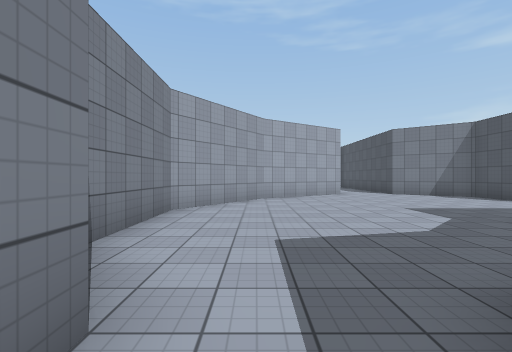
View 1 (above)

24 first-person views from a walk through a 3-D level made in the Unity game engine. The camera is 1.4 m above the floor, looks level and sees 85° across. The floor is counted in squares, 2 m on a side. Each view is taken from the middle of a square. On the plan, view 1 faces up. The plan holds only what a view shows up to about 9 squares ahead; the rest is blank. The place goes on beyond the plan. Surface patterns are stand-ins for the level's own textures.

View 2
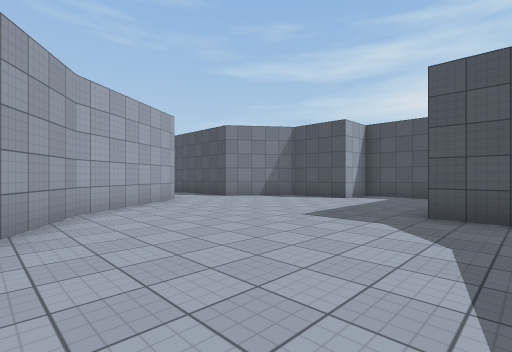

View 3
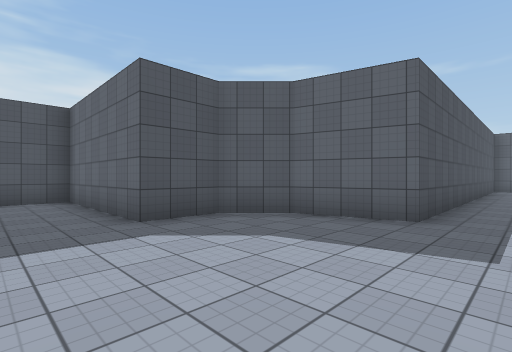

View 4
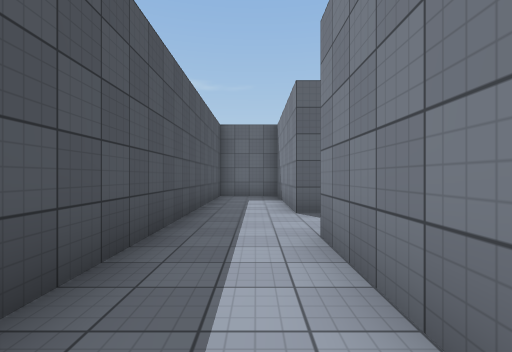

View 5
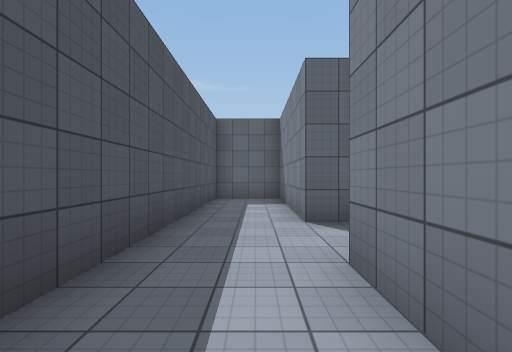

View 6
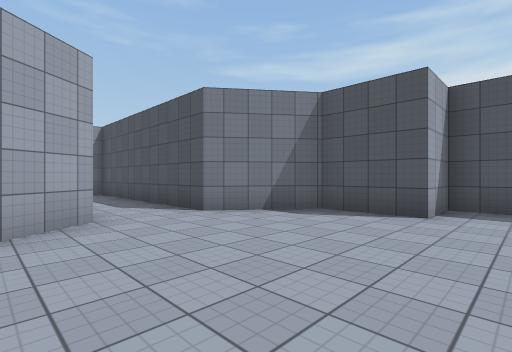

View 7
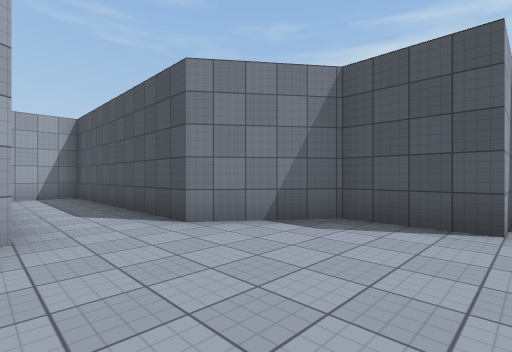

View 8
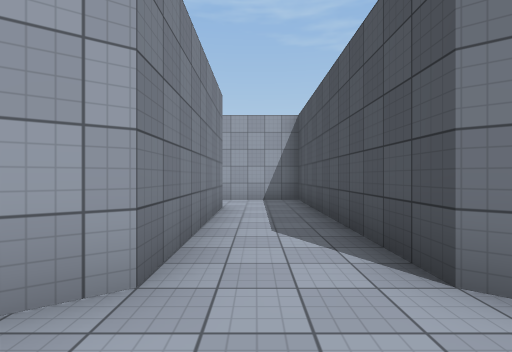

View 9
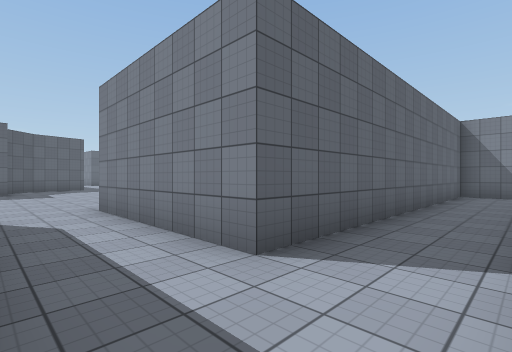

View 10
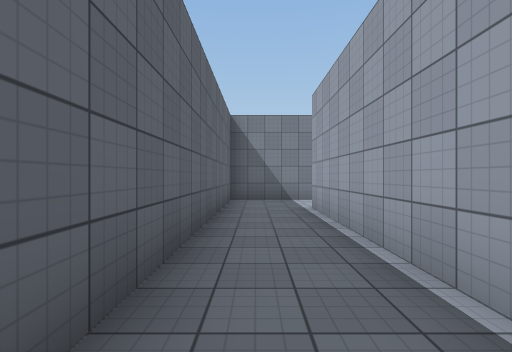

View 11
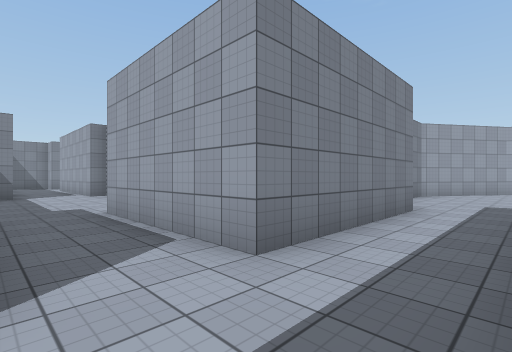

View 12
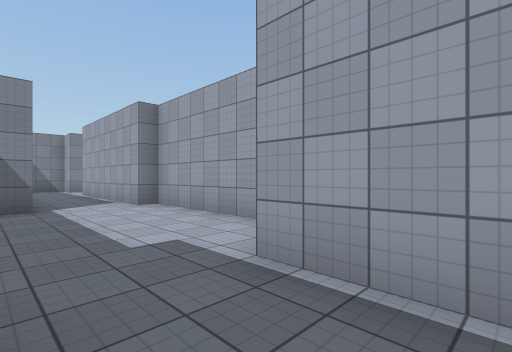

View 13
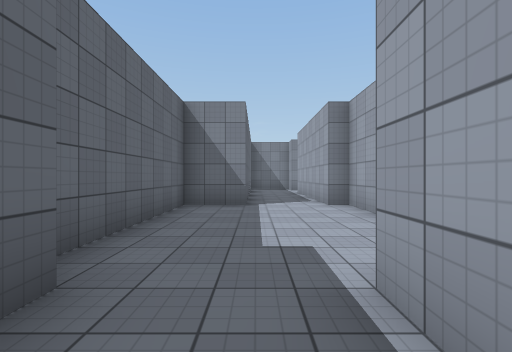

View 14
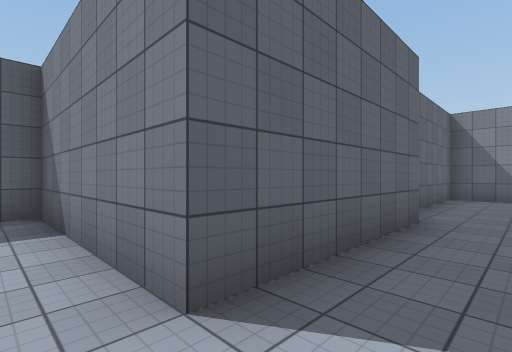

View 15
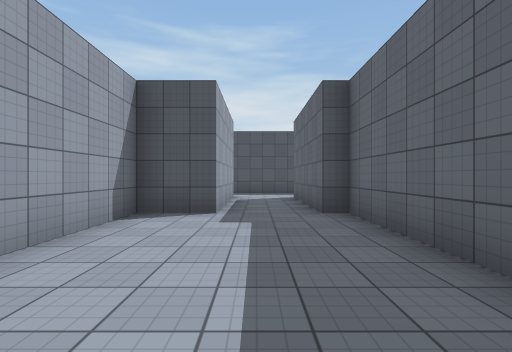

View 16
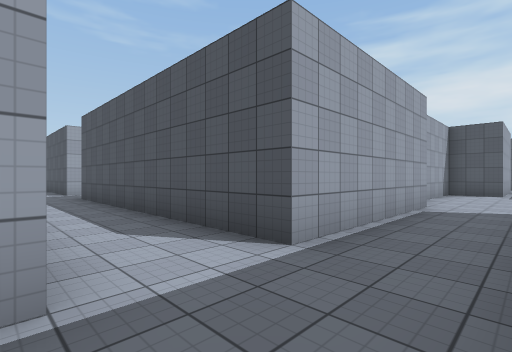

View 17
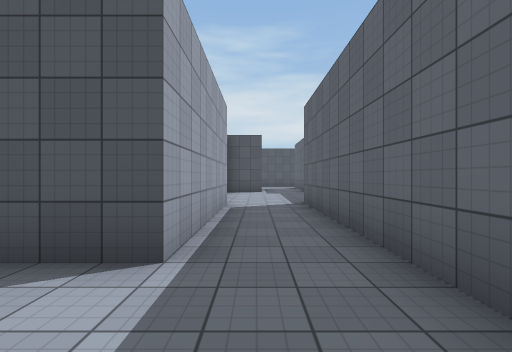

View 18
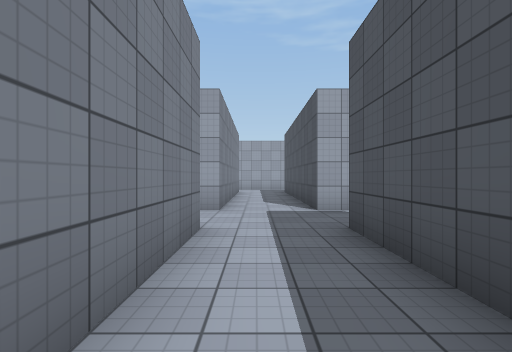

View 19
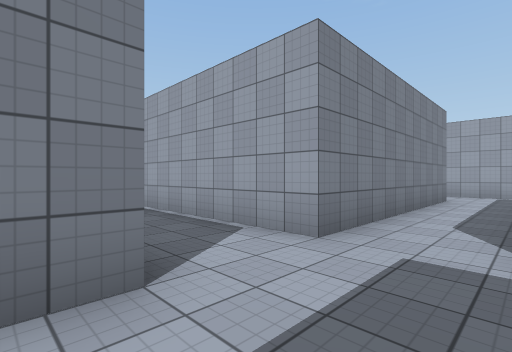

View 20
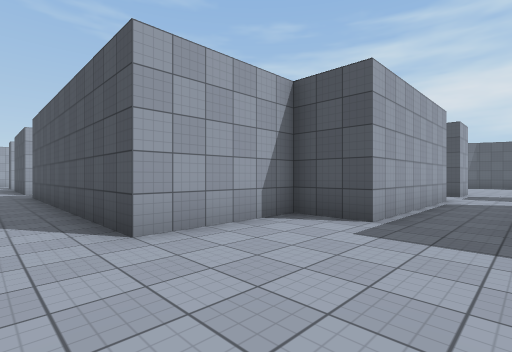

View 21
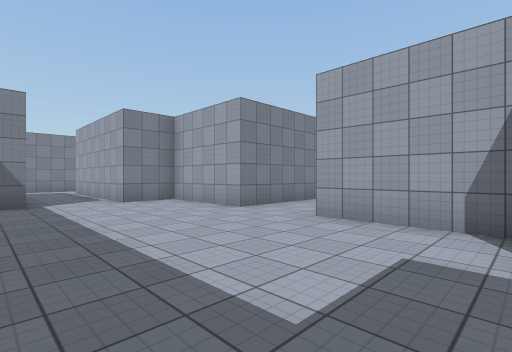

View 22
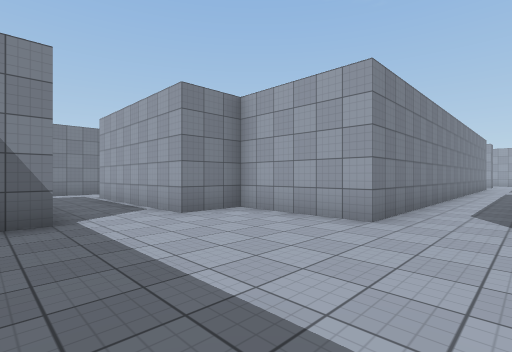

View 23
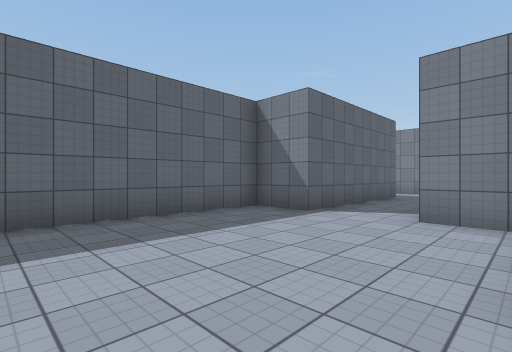

View 24
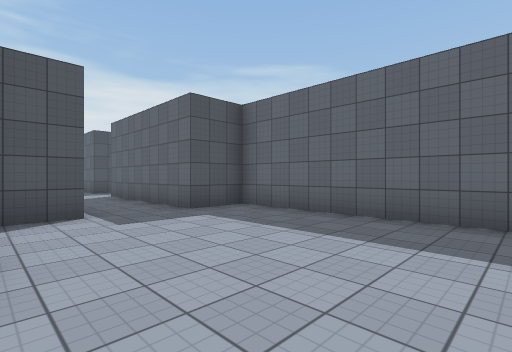

### Floor plan
Points are (right, up) in squares from view 1. A wall is a line through its corners. A room is listed if a view was taken in it or the views show most of it. See-through windows are left out.
Room 1 (views 1, 2, 3, 4, 5, 6, 7, 8, 9, 10, 11, 14)
walls: (-0.8, 1.2) (-0.8, -3.2); (0.8, 17.3) (-4.2, 17.3); (-6.3, 17.8) (-6.3, 15.3) (3.2, 15.3) (3.2, 10.7) (0.3, 8.8) (-1.7, 5.7) (-1.7, 2.9); (-0.8, -5.2) (-0.8, -9.5); (1.2, -9.4) (1.2, 1.2) (3.2, 1.7) (4.3, 2.8) (4.3, 4.2) (8.8, 4.2) (8.8, 7.2) (7.3, 7.2) (7.3, 9.2) (5.3, 10.7) (5.3, 17.3) (3, 17.3)
ways out: opening at (0, -4.5) to room 2
Room 2 (views 12, 13)
walls: (-9.8, -4.3) (-9.8, -5.8) (-4.7, -5.8) (-4.7, -5.2) (-0.8, -5.2); (-0.8, -3.2) (-4.7, -3.2) (-4.7, -1.8) (-9.8, -1.8) (-9.8, -2.3)
ways out: opening at (0, -4.5) to room 1; opening at (-10, -3.5) to room 3
Room 3 (views 15, 16, 17, 18, 19, 20, 21, 22, 23, 24)
walls: (-16.7, 5.9) (-16.7, 2.8); (-26.7, 16) (-26.7, 9.3) (-29.7, 9.3) (-29.7, 7.8) (-34.8, 7.8); (-34.5, 5.8) (-29.7, 5.8) (-29.7, 4.2) (-21.8, 4.2) (-21.8, 5.8) (-17.5, 5.8); (-16.7, 14.2) (-16.7, 7.8) (-21.8, 7.8) (-21.8, 9.3) (-24.7, 9.3) (-24.7, 17.1); (-14, 7.8) (-14.7, 7.8) (-14.7, 11); (-15.5, 16.3) (-16.5, 16.3); (-15.8, -4.3) (-9.8, -4.3); (-9.8, -2.3) (-14.7, -2.3) (-14.7, 5.8)
ways out: opening at (-10, -3.5) to room 2; opening at (-14, 6.5)

Where each view was taken, in squares from view 1:
view 1: 0 up, 0 right, facing up
view 2: 3 up, 1 left, facing up-right
view 3: 6 up, 0 right, facing down-right
view 4: 0 up, 0 right, facing down
view 5: 1 down, 0 right, facing down
view 6: 6 up, 2 right, facing up-right
view 7: 7 up, 3 right, facing up-right
view 8: 9 up, 4 right, facing up
view 9: 17 up, 5 right, facing down-left
view 10: 16 up, 2 right, facing left
view 11: 5 down, 1 right, facing up-left
view 12: 5 down, 3 left, facing up-left
view 13: 4 down, 3 left, facing left
view 14: 4 down, 0 right, facing down-left
view 15: 4 down, 10 left, facing right
view 16: 4 down, 17 left, facing up-right
view 17: 3 down, 17 left, facing right
view 18: 2 up, 16 left, facing up
view 19: 5 up, 15 left, facing up-left
view 20: 6 up, 26 left, facing up-right
view 21: 5 up, 22 left, facing up-left
view 22: 5 up, 25 left, facing up-left
view 23: 9 up, 25 left, facing down-left
view 24: 9 up, 27 left, facing down-right
